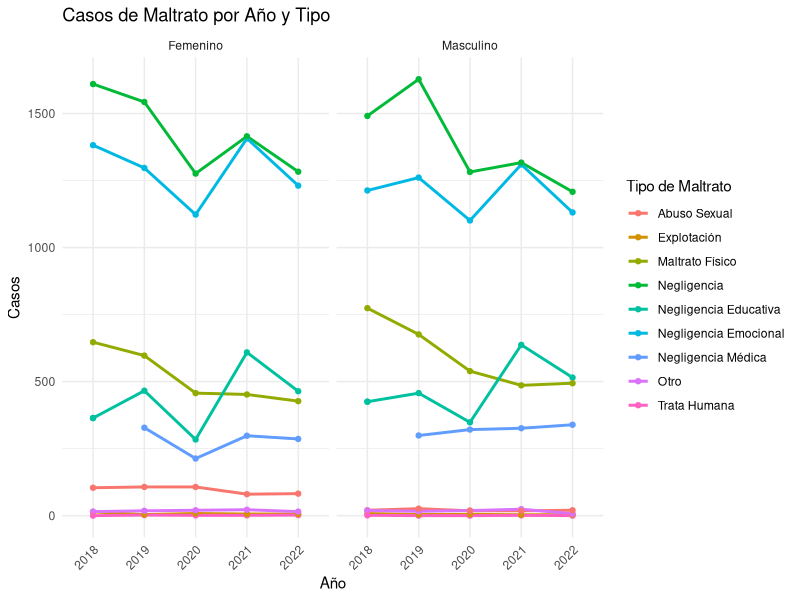
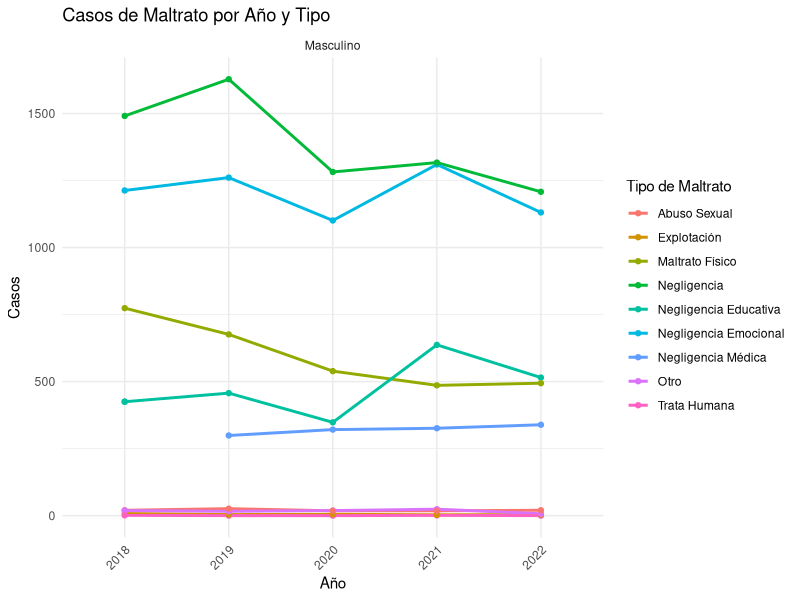
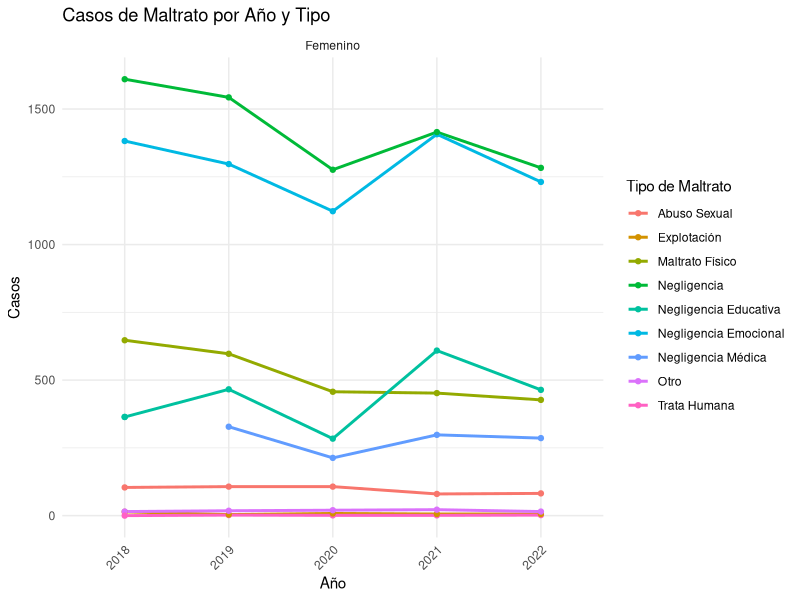
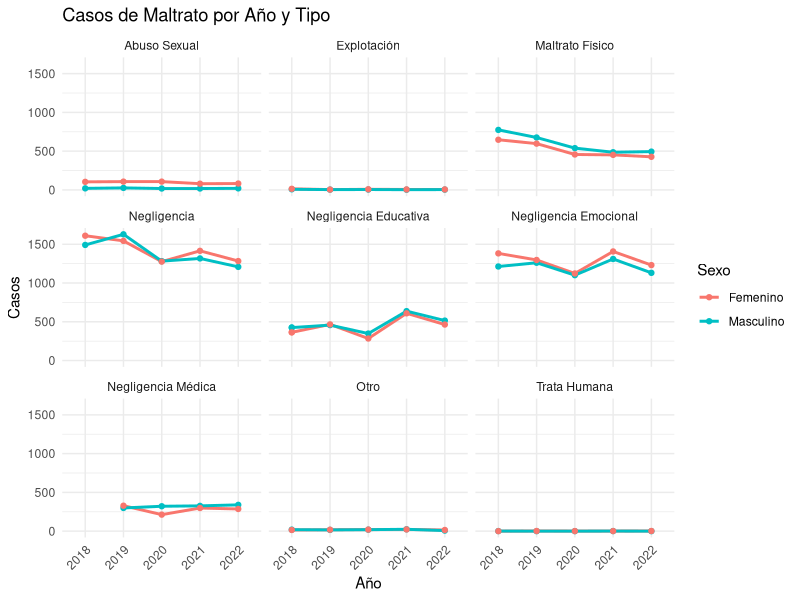

These figures' R source, in order:
## ---- chunk 1
knitr::opts_chunk$set(echo = TRUE)
## ---- chunk 2
library(tidyverse)
library(readxl)
setwd("~/IEPR/DashboardPARE")
## ---- chunk 3
# importando datos del 2018
dfMalt2018 <- read_excel("data/Departamento_de_Familia/dfMalt2018.xlsx") %>%
  rename(
    Masculino = `Cantidad Masculino`,
    Femenino = `Cantidad Femenino`
    ) %>%
  pivot_longer(
    !`Tipo de Maltrato`,
    names_to = "Sexo",
    values_to = "Casos"
  ) %>%
  mutate(Año = "2018")

# importando datos del 2019
dfMalt2019 <- read_excel("data/Departamento_de_Familia/dfMalt2019.xlsx") %>%
  rename(
    Masculino = `Cantidad Masculino`,
    Femenino = `Cantidad Femenino`
    ) %>%
  pivot_longer(
    !`Tipo de Maltrato`,
    names_to = "Sexo",
    values_to = "Casos"
  ) %>%
  mutate(Año = "2019")

# importando datos del 2020
dfMalt2020 <- read_excel("data/Departamento_de_Familia/dfMalt2020.xlsx") %>%
  rename(
    Masculino = `Cantidad Masculino`,
    Femenino = `Cantidad Femenino`
    ) %>%
  pivot_longer(
    !`Tipo de Maltrato`,
    names_to = "Sexo",
    values_to = "Casos"
  ) %>%
  mutate(Año = "2020")

# importando datos del 2021
dfMalt2021 <- read_excel("data/Departamento_de_Familia/dfMalt2021.xlsx") %>%
  rename(
    Masculino = `Cantidad Masculino`,
    Femenino = `Cantidad Femenino`
    ) %>%
  pivot_longer(
    !`Tipo de Maltrato`,
    names_to = "Sexo",
    values_to = "Casos"
  ) %>%
  mutate(Año = "2021")

# importando datos del 2022
dfMalt2022 <- read_excel("data/Departamento_de_Familia/dfMalt2022.xlsx") %>%
  rename(
    Masculino = `Cantidad Masculino`,
    Femenino = `Cantidad Femenino`
    ) %>%
  pivot_longer(
    !`Tipo de Maltrato`,
    names_to = "Sexo",
    values_to = "Casos"
  ) %>%
  mutate(Año = "2022")

dfMalt_long <- dfMalt2018 %>%
               full_join(dfMalt2019) %>%
               full_join(dfMalt2020) %>%
               full_join(dfMalt2021) %>%
               full_join(dfMalt2022) %>%
               mutate(
                 Año = factor(Año),
                 Sexo = factor(Sexo),
                 `Tipo de Maltrato` = factor(`Tipo de Maltrato`)
                 )
dfMalt_long
## ---- chunk 4
ggplot(dfMalt_long, aes(x = Año, y = Casos, color = `Tipo de Maltrato`, group = `Tipo de Maltrato`)) +
  geom_line(size = 1) +
  geom_point() +
  labs(title = "Casos de Maltrato por Año y Tipo", x = "Año", y = "Casos") +
  theme_minimal() +
  facet_wrap(~Sexo , scales = "fixed") +
  theme(axis.text.x = element_text(angle = 45, hjust = 1))

ggplot(subset(dfMalt_long, Sexo == "Masculino"), aes(x = Año, y = Casos, color = `Tipo de Maltrato`, group = `Tipo de Maltrato`)) +
  geom_line(size = 1) +
  geom_point() +
  labs(title = "Casos de Maltrato por Año y Tipo", x = "Año", y = "Casos") +
  theme_minimal() +
  facet_wrap(~Sexo , scales = "fixed") +
  theme(axis.text.x = element_text(angle = 45, hjust = 1))

ggplot(subset(dfMalt_long, Sexo == "Femenino"), aes(x = Año, y = Casos, color = `Tipo de Maltrato`, group = `Tipo de Maltrato`)) +
  geom_line(size = 1) +
  geom_point() +
  labs(title = "Casos de Maltrato por Año y Tipo", x = "Año", y = "Casos") +
  theme_minimal() +
  facet_wrap(~Sexo , scales = "fixed") +
  theme(axis.text.x = element_text(angle = 45, hjust = 1))
## ---- chunk 5
ggplot(dfMalt_long, aes(x = Año, y = Casos, color = Sexo, group = Sexo)) +
  geom_line(size = 1) +
  geom_point() +
  labs(title = "Casos de Maltrato por Año y Tipo", x = "Año", y = "Casos") +
  theme_minimal() +
  facet_wrap(~`Tipo de Maltrato`, scales = "fixed") +
  theme(axis.text.x = element_text(angle = 45, hjust = 1))
